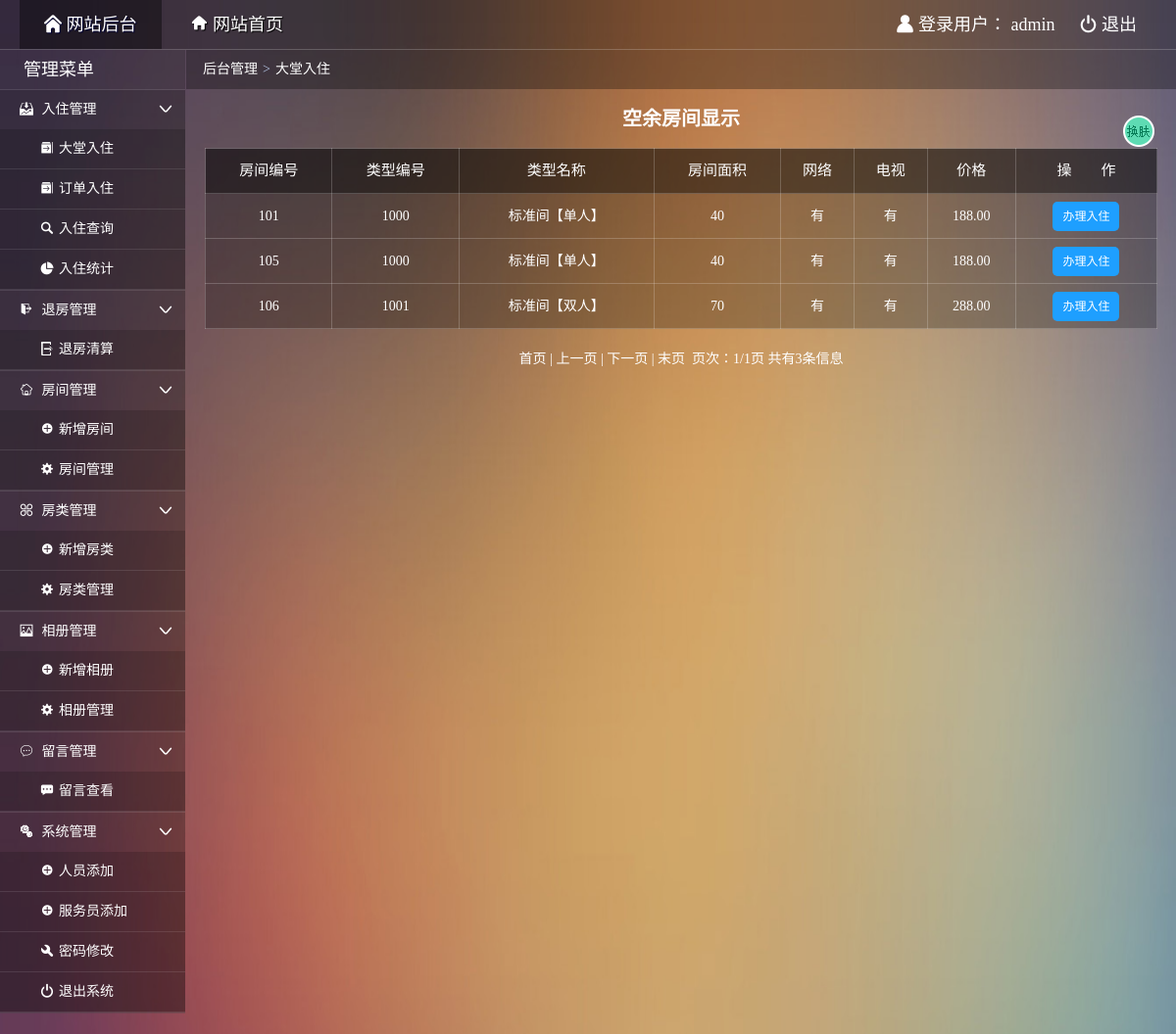
The app's page /admin/admin_addn.php (signed in), older data.
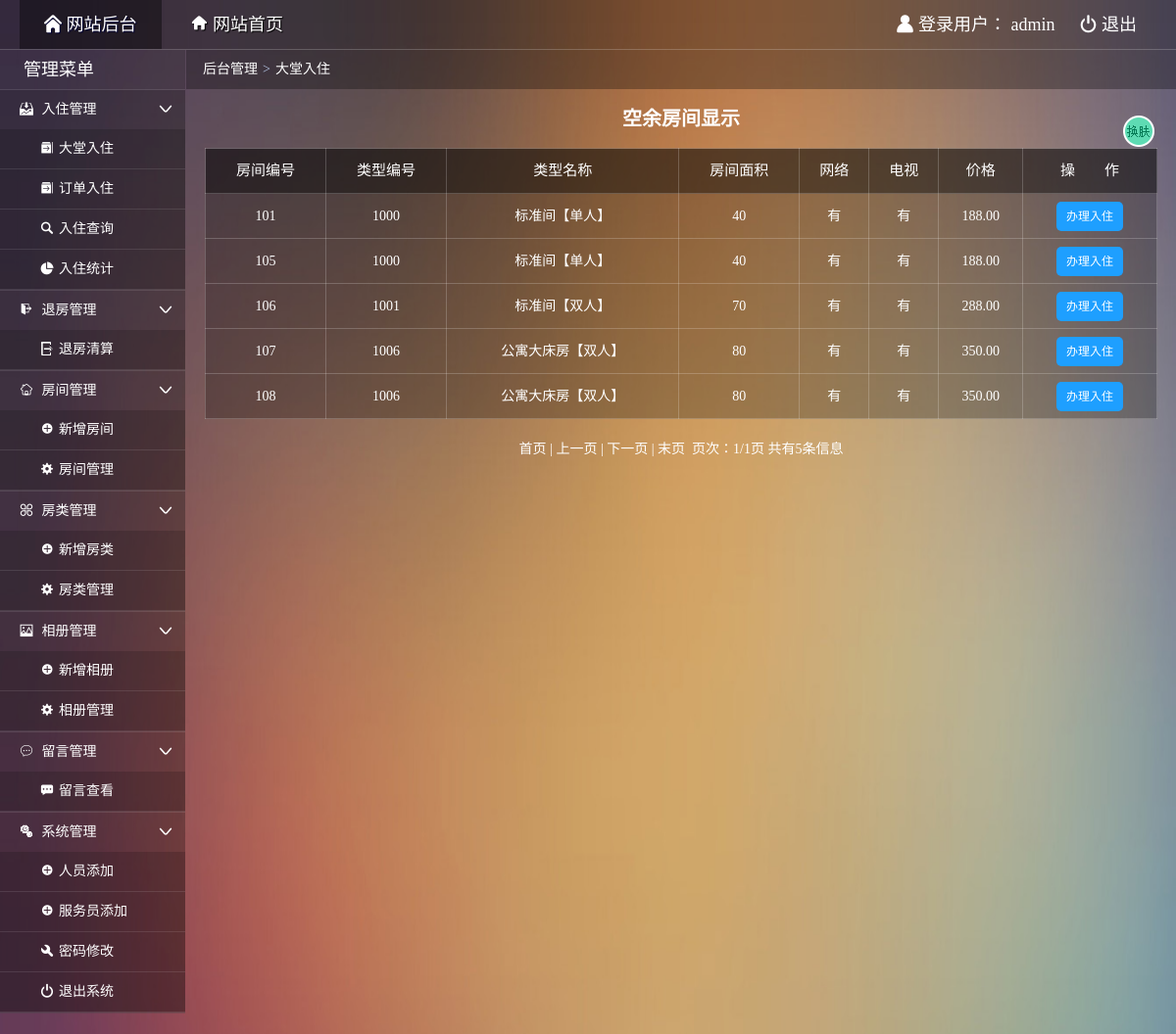
The same page, newer data.
### tables this page shows
CREATE TABLE IF NOT EXISTS `room` (
  `roomid` varchar(4) NOT NULL COMMENT '房间编号',
  `typeid` int(4) NOT NULL COMMENT '类型标识',
  `status` char(1) NOT NULL COMMENT '是否入住',
  `remarks` varchar(500) default NULL COMMENT '房间描述',
  `pic` varchar(100) NOT NULL COMMENT '房间图片',
  PRIMARY KEY  (`roomid`),
  UNIQUE KEY `roomid` (`roomid`),
  KEY `FK_ROOM_TYPE` (`typeid`)
);

CREATE TABLE IF NOT EXISTS `roomtype` (
  `typeid` int(4) NOT NULL auto_increment COMMENT '类型标识',
  `typename` varchar(20) NOT NULL COMMENT '类型名称',
  `area` varchar(2) NOT NULL COMMENT '房间面积',
  `hasNet` char(1) NOT NULL default '有' COMMENT '网络',
  `hasTV` char(1) NOT NULL default '有' COMMENT '有线电视',
  `price` decimal(8,2) NOT NULL COMMENT '价格',
  `totalnum` int(4) NOT NULL COMMENT '房间数量',
  `leftnum` int(4) NOT NULL COMMENT '剩余数量',
  PRIMARY KEY  (`typeid`)
);

### admin/admin_addn.php (the view, shortened to what this page needs)
<!doctype html>
<html>
<head>
  <link rel="stylesheet" type="text/css" href="css/common.css" />
  <link rel="stylesheet" type="text/css" href="css/main.css" />
</head>
<body>
  <div class="topbar-wrap white">
    <div class="topbar-inner clearfix">
      <div class="topbar-logo-wrap clearfix">
        <ul class="navbar-list clearfix">
          <li><a class="on" href="admin_index.php"><i class="icon-font">&#xe622;</i> 网站后台</a></li>
          <li><a href="../index.php" target="_blank"><i class="icon-font">&#xe681;</i> 网站首页</a></li>
        </ul>
      </div>
      <div class="top-info-wrap">
        <ul class="top-info-list clearfix">
          <li><i class="icon-font">&#xe607;</i> 登录用户：
            <?php
            if ($_SESSION["aname"]) {
              echo $_SESSION["aname"];
            } else {
              header("location:index.php");
              exit;
            }
            ?>
          </li>
          <li><a href="admin_logout.php"><i class="icon-font">&#xe638;</i> 退出</a></li>
        </ul>
      </div>
    </div>
  </div>
  <div class="container clearfix">
    <div class="main-wrap">
      <div class="crumb-wrap">
        <div class="crumb-list"><i class="icon-font"></i><a href="admin_index.php">后台管理</a><span class="crumb-step">&gt;</span><span class="crumb-name">大堂入住</span></div>
      </div>
      <div class="search-wrap">空余房间显示</div>
      <div class="result-wrap">
        <div class="result-content">
          <table class="result-tab" width="100%">
            <tr>
              <th class="tc">房间编号</th>
              <th class="tc">类型编号</th>
              <th class="tc">类型名称</th>
              <th class="tc">房间面积</th>
              <th class="tc">网络</th>
              <th class="tc">电视</th>
              <th class="tc">价格</th>
              <th class="tc">操&emsp;&emsp;作</th>
            </tr>
            <?php
            require("../dbconnect.php");
            $pagesize = 10;
            $sql = "select a.roomid,b.typeid,b.typename,b.area,b.hasNet,b.hasTV,b.price from room a,roomtype b where a.typeid=b.typeid and a.status='否' and b.leftnum>0 and a.roomid not in (select roomid from orders where ostatus='是')";
            $rs = mysqli_query($db_link, $sql);
            $recordcount = mysqli_num_rows($rs);
            $pagecount = ($recordcount - 1) / $pagesize + 1;
            $pagecount = (int)$pagecount;
            $pageno = @$_GET["pageno"];
            if ($pageno == "") {
              $pageno = 1;
            }
            $startno = ($pageno - 1) * $pagesize;
            $sql = "select a.roomid,b.typeid,b.typename,b.area,b.hasNet,b.hasTV,b.price from room a,roomtype b where a.typeid=b.typeid and a.status='否' and b.leftnum>0 and a.roomid not in (select roomid from orders where ostatus='是') order by a.roomid asc limit $startno,$pagesize";
            $rs = mysqli_query($db_link, $sql);
            while ($rows = mysqli_fetch_assoc($rs)) {  ?>
              <tr>
                <td class='tc'><?php echo $rows["roomid"] ?></td>
                <td class='tc'><?php echo $rows["typeid"] ?></td>
                <td class='tc'><?php echo $rows["typename"] ?></td>
                <td class='tc'><?php echo $rows["area"] ?></td>
                <td class='tc'><?php echo $rows["hasNet"] ?></td>
                <td class='tc'><?php echo $rows["hasTV"] ?></td>
                <td class='tc'><?php echo $rows["price"] ?></td>
                <td class='tc'>
                  <a href='admin_order.php?orid=<?php echo $rows["roomid"] ?>' class='link-update'>办理入住</a>
                </td>
              </tr>
            <?php } ?>
          </table>
          <div class="list-page">
            <?php
            if ($pageno == 1) {
              if ($recordcount > $pagesize) {
                echo "首页 | 上一页 | <a href='?pageno=" . ($pageno + 1) . "'>下一页</a> | <a href='?pageno=" . $pagecount . "'>末页</a>";
              } else {
                echo "首页 | 上一页 | 下一页 | 末页";
              }
            } else if ($pageno == $pagecount) {
              echo "<a href='?pageno=1'>首页</a> | <a href='?pageno=" . ($pageno - 1) . "'>上一页</a> | 下一页 | 末页";
            } else {
              echo "<a href='?pageno=1'>首页</a> | <a href='?pageno=" . ($pageno - 1) . "'>上一页</a> | <a href='?pageno=" . ($pageno + 1) . "'>下一页</a> | <a href='?pageno=" . $pagecount . "'>末页</a>";
            }
            echo "&nbsp;&nbsp;页次：" . $pageno . "/" . $pagecount . "页&nbsp;共有" . $recordcount . "条信息";
            ?>
          </div>
        </div>
      </div>
    </div>
  </div>
</body>
</html>

Row changes from the older to the newer data that the page shows:
added room: roomid "107", typeid.typeid "1006", typeid.typename "公寓大床房【双人】", typeid.area "80", typeid.hasNet "有", typeid.hasTV "有", typeid.price "350.00"
added room: roomid "108", typeid.typeid "1006", typeid.typename "公寓大床房【双人】", typeid.area "80", typeid.hasNet "有", typeid.hasTV "有", typeid.price "350.00"
Text that changed along with them:
$recordcount: "3" → "5"
